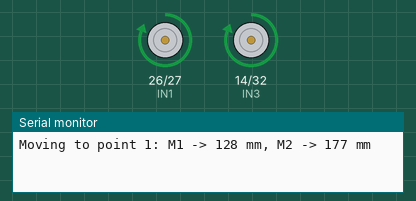
This sketch was run on a simulated ESP32. Shown: motor-driver pin pairs drawn as motors (green arrow = first pin HIGH = forward, orange = second pin HIGH = backward, longer = more drive, scaled by the enable pin), the last lines printed to the serial monitor.

Above: at 0.1 s.
At 12.9 s:
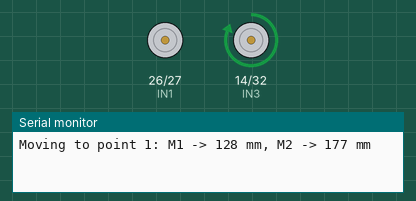
At 18.3 s:
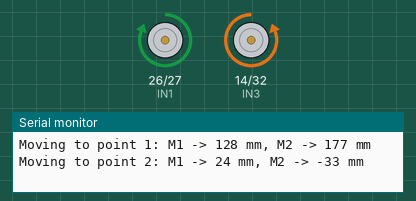
At 37.2 s:
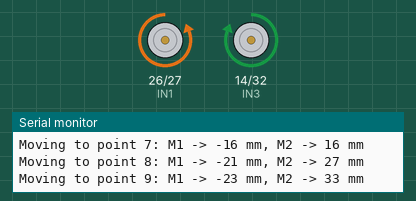
Timing chart, 0 to 40.0 s (numbered marks = the images above):
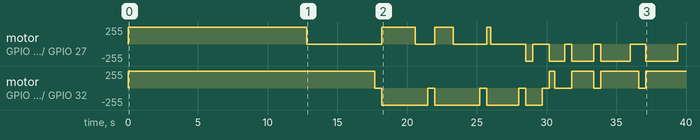

Measured:
- by itself, motor on GPIO 26 (IN1) / GPIO 27 (IN2): stopped → forward 255/255 at 0.00 s, → stopped 12.8 s later, → forward 255/255 5.4 s later, → stopped 2.4 s later, … (18 changes in this stretch)
- by itself, motor on GPIO 14 (IN3) / GPIO 32 (IN4): stopped → forward 255/255 at 0.00 s, → stopped 17.7 s later, → backward 255/255 0.50 s later, → stopped 3.3 s later, … (17 changes in this stretch)

The sketch:

Forward_control_loop.ino
```cpp
#define ENA 33   // PWM pin for Motor 1
#define IN1 26
#define IN2 27
#define ENB 12   // PWM pin for Motor 2
#define IN3 14
#define IN4 32

#define PWM_Value 255        // Set PWM speed (0-255)
#define SPEED_MM_SEC 10      // Speed at given PWM value (mm/sec)

// Updated Trajectory points (in mm)
int motor1_trajectory[] = {
  128, 152, 165, 168, 163, 152, 136, 115, 92, 62
};

int motor2_trajectory[] = {
  177, 144, 112, 89, 77, 81, 97, 124, 157, 188
};

int num_points = sizeof(motor1_trajectory) / sizeof(motor1_trajectory[0]);

void setup() {
  pinMode(ENA, OUTPUT);
  pinMode(IN1, OUTPUT);
  pinMode(IN2, OUTPUT);
  pinMode(ENB, OUTPUT);
  pinMode(IN3, OUTPUT);
  pinMode(IN4, OUTPUT);
  Serial.begin(115200);
}

void moveMotors(int delta1, int delta2) {
  unsigned long time1 = abs(delta1) / (float)SPEED_MM_SEC * 1000;
  unsigned long time2 = abs(delta2) / (float)SPEED_MM_SEC * 1000;
  unsigned long maxTime = max(time1, time2);

  if (delta1 > 0) {
    digitalWrite(IN1, HIGH);
    digitalWrite(IN2, LOW);
  } else if (delta1 < 0) {
    digitalWrite(IN1, LOW);
    digitalWrite(IN2, HIGH);
  } else {
    digitalWrite(IN1, LOW);
    digitalWrite(IN2, LOW);
  }

  if (delta2 > 0) {
    digitalWrite(IN3, HIGH);
    digitalWrite(IN4, LOW);
  } else if (delta2 < 0) {
    digitalWrite(IN3, LOW);
    digitalWrite(IN4, HIGH);
  } else {
    digitalWrite(IN3, LOW);
    digitalWrite(IN4, LOW);
  }

  if (delta1 != 0)
    analogWrite(ENA, PWM_Value);
  if (delta2 != 0)
    analogWrite(ENB, PWM_Value);

  unsigned long startTime = millis();
  bool motor1Running = (delta1 != 0);
  bool motor2Running = (delta2 != 0);

  while (millis() - startTime < maxTime) {
    unsigned long elapsed = millis() - startTime;

    if (motor1Running && elapsed >= time1) {
      analogWrite(ENA, 0);
      digitalWrite(IN1, LOW);
      digitalWrite(IN2, LOW);
      motor1Running = false;
    }
    if (motor2Running && elapsed >= time2) {
      analogWrite(ENB, 0);
      digitalWrite(IN3, LOW);
      digitalWrite(IN4, LOW);
      motor2Running = false;
    }

    delay(1); // short delay to avoid busy wait
  }

  analogWrite(ENA, 0);
  analogWrite(ENB, 0);
  digitalWrite(IN1, LOW);
  digitalWrite(IN2, LOW);
  digitalWrite(IN3, LOW);
  digitalWrite(IN4, LOW);
}

void loop() {
  static int prev_motor1 = 0;
  static int prev_motor2 = 0;
  static int i = 0;
  static bool trajectoryDone = false;

  if (!trajectoryDone) {
    if (i < num_points) {
      int delta1 = motor1_trajectory[i] - prev_motor1;
      int delta2 = motor2_trajectory[i] - prev_motor2;

      Serial.print("Moving to point ");
      Serial.print(i + 1);
      Serial.print(": M1 -> ");
      Serial.print(delta1);
      Serial.print(" mm, M2 -> ");
      Serial.print(delta2);
      Serial.println(" mm");

      moveMotors(delta1, delta2);

      prev_motor1 = motor1_trajectory[i];
      prev_motor2 = motor2_trajectory[i];
      i++;

      delay(500); // short pause between moves
    } else {
      Serial.println("Trajectory complete.");
      trajectoryDone = true;
    }
  }
}
```
